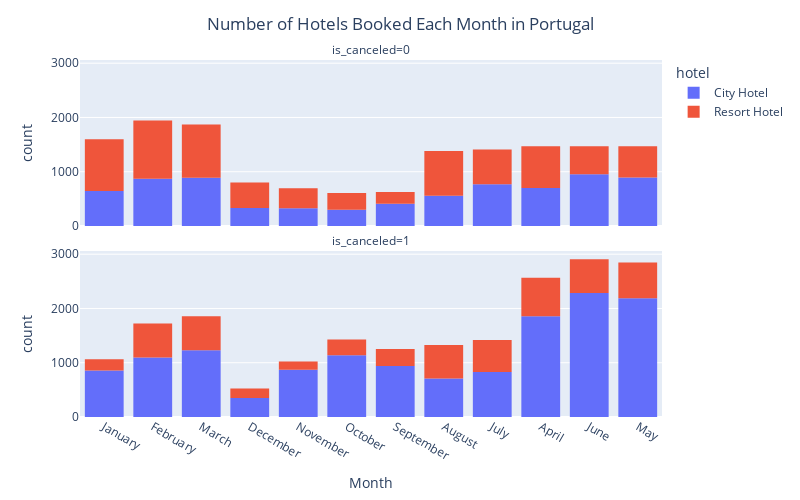

The code cell stored with this chart in its notebook:
### Markdown cell above
**Problem 1** Can you create a data frame that:

1. Selects the columns "hotel", "year", and "month"
2. Sorts by year ascending.
3. Masks to only show the month of "August"

### Code cell
my_columns = ['hotel',
              'arrival_date_year',
              'is_canceled', 
              'arrival_date_month',
              'country']
sort_column = 'arrival_date_year'

fig.show()

### Figure 1 — Plotly figure (JSON) as saved in the notebook; plotly's stock layout.template omitted (floating-point values rounded to 4 significant figures; data arrays with more than 128 entries replaced by an {"elided": "..."} marker saying what was removed)
{"data": [{"bingroup": "x", "hovertemplate": "hotel=City Hotel<br>is_canceled=0<br>arrival_date_month=%{x}<br>count=%{y}<extra></extra>", "legendgroup": "City Hotel", "marker": {"color": "#636efa", "pattern": {"shape": ""}}, "name": "City Hotel", "orientation": "v", "showlegend": true, "type": "histogram", "x": {"elided": "7647 str values"}, "xaxis": "x2", "yaxis": "y2"}, {"bingroup": "x", "hovertemplate": "hotel=City Hotel<br>is_canceled=1<br>arrival_date_month=%{x}<br>count=%{y}<extra></extra>", "legendgroup": "City Hotel", "marker": {"color": "#636efa", "pattern": {"shape": ""}}, "name": "City Hotel", "orientation": "v", "showlegend": false, "type": "histogram", "x": {"elided": "14347 str values"}, "xaxis": "x", "yaxis": "y"}, {"bingroup": "x", "hovertemplate": "hotel=Resort Hotel<br>is_canceled=0<br>arrival_date_month=%{x}<br>count=%{y}<extra></extra>", "legendgroup": "Resort Hotel", "marker": {"color": "#EF553B", "pattern": {"shape": ""}}, "name": "Resort Hotel", "orientation": "v", "showlegend": true, "type": "histogram", "x": {"elided": "7699 str values"}, "xaxis": "x2", "yaxis": "y2"}, {"bingroup": "x", "hovertemplate": "hotel=Resort Hotel<br>is_canceled=1<br>arrival_date_month=%{x}<br>count=%{y}<extra></extra>", "legendgroup": "Resort Hotel", "marker": {"color": "#EF553B", "pattern": {"shape": ""}}, "name": "Resort Hotel", "orientation": "v", "showlegend": false, "type": "histogram", "x": {"elided": "5590 str values"}, "xaxis": "x", "yaxis": "y"}], "layout": {"annotations": [{"font": {}, "showarrow": false, "text": "is_canceled=1", "x": 0.5, "xanchor": "center", "xref": "paper", "y": 0.465, "yanchor": "bottom", "yref": "paper"}, {"font": {}, "showarrow": false, "text": "is_canceled=0", "x": 0.5, "xanchor": "center", "xref": "paper", "y": 1.0, "yanchor": "bottom", "yref": "paper"}], "autosize": false, "barmode": "relative", "height": 500, "legend": {"title": {"text": "hotel"}, "tracegroupgap": 0}, "margin": {"t": 60}, "title": {"text": "Number of Hotels Booked Each Month in Portugal", "x": 0.5}, "width": 800, "xaxis": {"anchor": "y", "domain": [0, 1], "title": {"text": "Month"}}, "xaxis2": {"anchor": "y2", "domain": [0, 1], "matches": "x", "showticklabels": false}, "yaxis": {"anchor": "x", "domain": [0, 0.465], "title": {"text": "count"}}, "yaxis2": {"anchor": "x2", "domain": [0.535, 1.0], "matches": "y", "title": {"text": "count"}}}}
